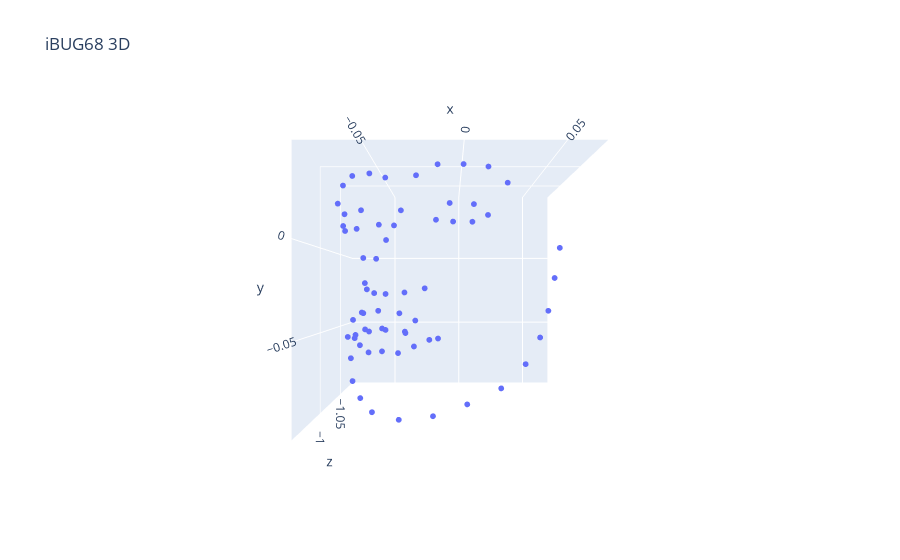

Notebook code cell kept with this figure:
### Markdown cell above
And without them for more clarity:

### Code cell
fig = go.Figure(data=[go.Scatter3d(x=x, y=y, z=z, mode='markers+text', marker={"size": 2})])
fig.update_layout(scene_camera={"eye": {"x": 0., "y": 0., "z": 2},
                                "up": {"x": 0, "y": 1, "z": 0}}, title="iBUG68 3D")
fig.show()
